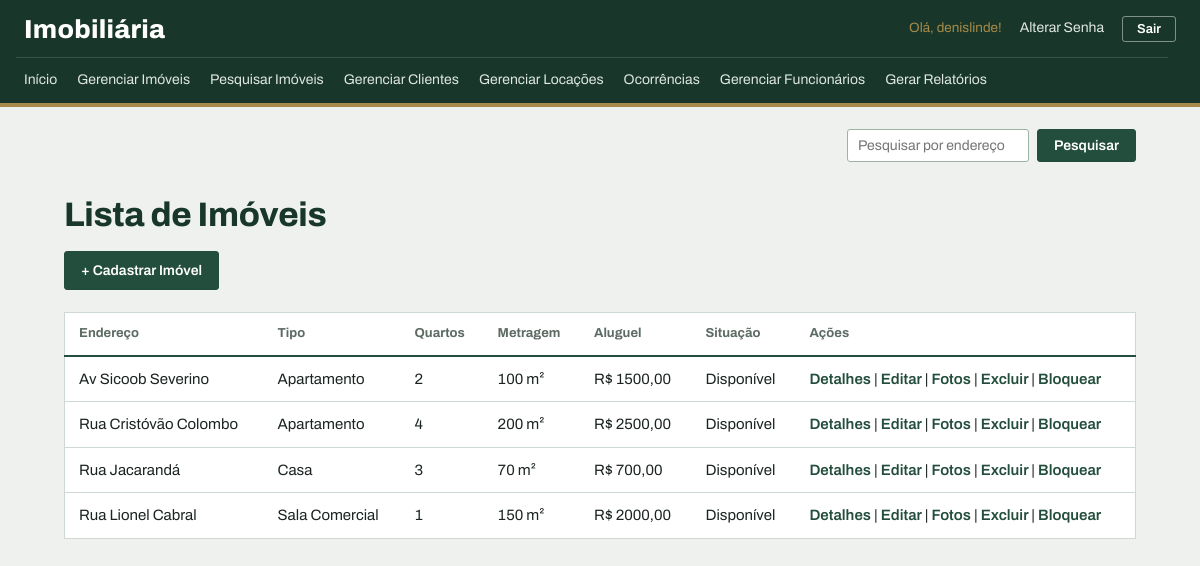
Screenshot of /imoveis/ (signed in) with the database file from the repository.
### meu_app/models.py (models this page shows, shortened)
class Imovel(models.Model):
    endereco = models.CharField(max_length=200, verbose_name="Endereço")
    tipo = models.CharField(max_length=1, choices=TIPO_CHOICES)
    numero_quartos = models.IntegerField(
        null=True, verbose_name="Número de quartos")
    metragem = models.IntegerField(null=True, verbose_name="Metragem (m²)")
    valor_aluguel = models.FloatField(
        default=0.0, verbose_name="Valor do aluguel")
    obs = models.CharField(max_length=200, blank=True,
                           verbose_name="Observações")
    situacao = models.CharField(
        max_length=1, choices=SITUACAO_CHOICES, default='D', verbose_name="Situação")
    data_cadastro = models.DateTimeField(auto_now_add=True)

### meu_app/views.py (the view)
# urls.py: path('imoveis/', views.listar_imoveis, name='listar_imoveis'),
@login_required
def listar_imoveis(request):
    endereco_da_pesquisa = request.GET.get('endereco_da_pesquisa', '')
    imoveis = Imovel.objects.filter(
        endereco__icontains=endereco_da_pesquisa
    ).order_by(Lower('endereco'))
    dados = {
        'imoveis': imoveis,
        'endereco_da_pesquisa': endereco_da_pesquisa,
    }
    return render(request, 'listar_imoveis.html', dados)

### meu_app/templates/listar_imoveis.html (shortened to what this page needs)
{% load static %}
<!DOCTYPE html>
<html lang="pt-br">
<head>
    <link rel="stylesheet" href="{% static 'css/style.css' %}">
</head>
<body>
    {% include '_menu.html'%}
    <div class="form-pesquisa">
        <form method="GET">
            <input type="text" name="endereco_da_pesquisa" placeholder="Pesquisar por endereço" value='{{ endereco_da_pesquisa }}'>
            <button type="submit">Pesquisar</button>
        </form>
    </div>
    <h1> Lista de Imóveis </h1>
    <div class="acoes-topo">
        <a href="{% url 'cadastrar_imovel' %}" class="botao-novo"> + Cadastrar Imóvel </a>
    </div>
    <div class="lista-funcionario">
        <table border="">
            <thead>
                <tr>
                    <th>Endereço</th>
                    <th>Tipo</th>
                    <th>Quartos</th>
                    <th>Metragem</th>
                    <th>Aluguel</th>
                    <th>Situação</th>
                    <th>Ações</th>
                </tr>
            </thead>
            <tbody>
                {% for imovel in imoveis %}
                <tr>
                    <td> {{ imovel.endereco }} </td>
                    <td> {{ imovel.get_tipo_display }} </td>
                    <td> {{ imovel.numero_quartos }} </td>
                    <td> {{ imovel.metragem }} m² </td>
                    <td> R$ {{ imovel.valor_aluguel|floatformat:2 }} </td>
                    <td> {{ imovel.get_situacao_display }} </td>
                    <td>
                        <a href="{% url 'detalhes_imovel' imovel.id %}"> Detalhes </a> |
                        <a href="{% url 'editar_imovel' imovel.id %}"> Editar </a> |
                        <a href="{% url 'fotos_imovel' imovel.id %}"> Fotos </a> |
                        <a href="{% url 'excluir_imovel' imovel.id %}"> Excluir </a>
                        {% if user.is_superuser %}
                            {% if imovel.situacao == 'D' %}
                                | <a href="{% url 'bloquear_imovel' imovel.id %}"> Bloquear </a>
                            {% elif imovel.situacao == 'I' %}
                                | <a href="{% url 'desbloquear_imovel' imovel.id %}"> Desbloquear </a>
                            {% endif %}
                        {% endif %}
                    </td>
                </tr>
                {% endfor %}
            </tbody>
        </table>
    </div>
</body>
</html>

### meu_app/templates/_menu.html (shortened to what this page needs)
<nav>
    <div>
        <a href="{% url 'index' %}"> Início </a>
        <a href="{% url 'listar_imoveis' %}"> Gerenciar Imóveis </a>
        <a href="{% url 'pesquisar_imoveis' %}"> Pesquisar Imóveis </a>
        <a href="{% url 'listar_clientes' %}"> Gerenciar Clientes </a>
        <a href="{% url 'listar_locacoes' %}"> Gerenciar Locações </a>
        <a href="{% url 'listar_ocorrencias' %}"> Ocorrências </a>
        {% if user.is_superuser %}
            <a href="{% url 'listar_funcionarios' %}"> Gerenciar Funcionários </a>
            <a href="{% url 'gerar_relatorio' %}"> Gerar Relatórios </a>
        {% endif %}
    </div>
    <div class="usuario-menu">
        {% if user.is_authenticated %}
            <span>Olá, {{ user.username }}!</span>
            <a href="{% url 'alterar_senha' %}">Alterar Senha</a>
            <form method="post" action="{% url 'logout' %}">
                <button type="submit" class="link-logout">Sair</button>
            </form>
        {% else %}
            <a href="{% url 'login' %}">Entrar</a>
        {% endif %}
    </div>
</nav>

### meu_app/static/css/style.css (style rules this page uses)
:root { --floresta: #234d3c; --floresta-escuro: #183629; --latao: #a88b4a; --papel: #eef1ee; --branco: #ffffff; --linha: #cfd8d2; --linha-forte: #9fb2a6; --tinta: #1b2420; --tinta-suave: #5d6b64; --alerta: #9e3a2a; --destaque-linha: #f3f6f3; --coluna: 1120px; --raio: 3px; }
body { margin: 0; background-color: var(--papel); color: var(--tinta); font-family: 'Archivo', 'Segoe UI', Arial, sans-serif; font-size: 15px; line-height: 1.5; font-variant-numeric: tabular-nums; }
h1 { max-width: var(--coluna); margin: 34px auto 18px auto; padding: 0 24px; box-sizing: border-box; text-align: left; color: var(--floresta-escuro); font-size: 34px; font-weight: 750; font-stretch: 75%; line-height: 1.1; letter-spacing: -0.01em; }
a { color: var(--floresta); }
nav { display: flex; flex-wrap: wrap; align-items: center; background-color: var(--floresta-escuro); border-bottom: 4px solid var(--latao); padding: 0 24px; }
nav::before { content: "Imobiliária"; order: 1; color: var(--branco); font-size: 26px; font-weight: 800; font-stretch: 62%; letter-spacing: 0.01em; padding: 10px 0 8px 0; }
.usuario-menu { order: 2; margin-left: auto; display: flex; align-items: center; gap: 12px; color: var(--latao); font-size: 13.5px; white-space: nowrap; }
nav > div:first-child { order: 3; flex-basis: 100%; display: flex; flex-wrap: wrap; gap: 4px; border-top: 1px solid rgba(255, 255, 255, 0.14); padding: 4px 0; margin-left: -8px; }
nav a { text-decoration: none; color: #dfe7e2; padding: 7px 8px; font-size: 14px; white-space: nowrap; border-bottom: 2px solid transparent; }
.usuario-menu a { padding: 4px 6px; }
.usuario-menu form { display: inline; margin: 0; }
.link-logout { background-color: transparent; color: var(--branco); border: 1px solid rgba(255, 255, 255, 0.45); border-radius: var(--raio); padding: 5px 14px; font-size: 13px; font-weight: 600; font-family: inherit; cursor: pointer; }
button, .botao-novo { display: inline-block; background-color: var(--floresta); color: var(--branco); border: 1px solid var(--floresta); border-radius: var(--raio); padding: 8px 16px; font-size: 14px; font-family: inherit; font-weight: 600; text-decoration: none; cursor: pointer; }
.acoes-topo { display: flex; flex-wrap: wrap; justify-content: flex-start; gap: 8px; max-width: var(--coluna); margin: 0 auto 22px auto; padding: 0 24px; box-sizing: border-box; }
input[type="text"], input[type="number"], input[type="email"], input[type="password"], input[type="date"], select, textarea { padding: 8px 10px; border: 1px solid var(--linha-forte); border-radius: var(--raio); background-color: var(--branco); font-size: 14px; font-family: inherit; color: var(--tinta); }
.form-pesquisa { display: flex; justify-content: flex-end; max-width: var(--coluna); margin: 0 auto; padding: 22px 24px 0 24px; box-sizing: border-box; }
.form-pesquisa form { display: flex; flex-wrap: wrap; align-items: center; gap: 8px; }
.lista-funcionario { display: flex; flex-direction: column; align-items: flex-start; max-width: var(--coluna); margin: 0 auto 56px auto; padding: 0 24px; box-sizing: border-box; overflow-x: auto; }
table { width: 100%; border-collapse: collapse; text-align: left; background-color: var(--branco); border: 1px solid var(--linha); }
th, td { padding: 11px 14px; border: none; border-bottom: 1px solid var(--linha); }
th { background-color: var(--branco); color: var(--tinta-suave); font-size: 13px; font-weight: 700; border-bottom: 2px solid var(--floresta); white-space: nowrap; }
td a { color: var(--floresta); font-weight: 600; text-decoration: none; }

### rows the page displays
Imovel: endereco "Av Sicoob Severino", tipo "Apartamento", numero_quartos "2", metragem "100", valor_aluguel "1500,00", situacao "Disponível", shows "Bloquear"
Imovel: endereco "Rua Cristóvão Colombo", tipo "Apartamento", numero_quartos "4", metragem "200", valor_aluguel "2500,00", situacao "Disponível", shows "Bloquear"
Imovel: endereco "Rua Jacarandá", tipo "Casa", numero_quartos "3", metragem "70", valor_aluguel "700,00", situacao "Disponível", shows "Bloquear"
Imovel: endereco "Rua Lionel Cabral", tipo "Sala Comercial", numero_quartos "1", metragem "150", valor_aluguel "2000,00", situacao "Disponível", shows "Bloquear"

### other values shown
{{ user.username }} "denislinde"
